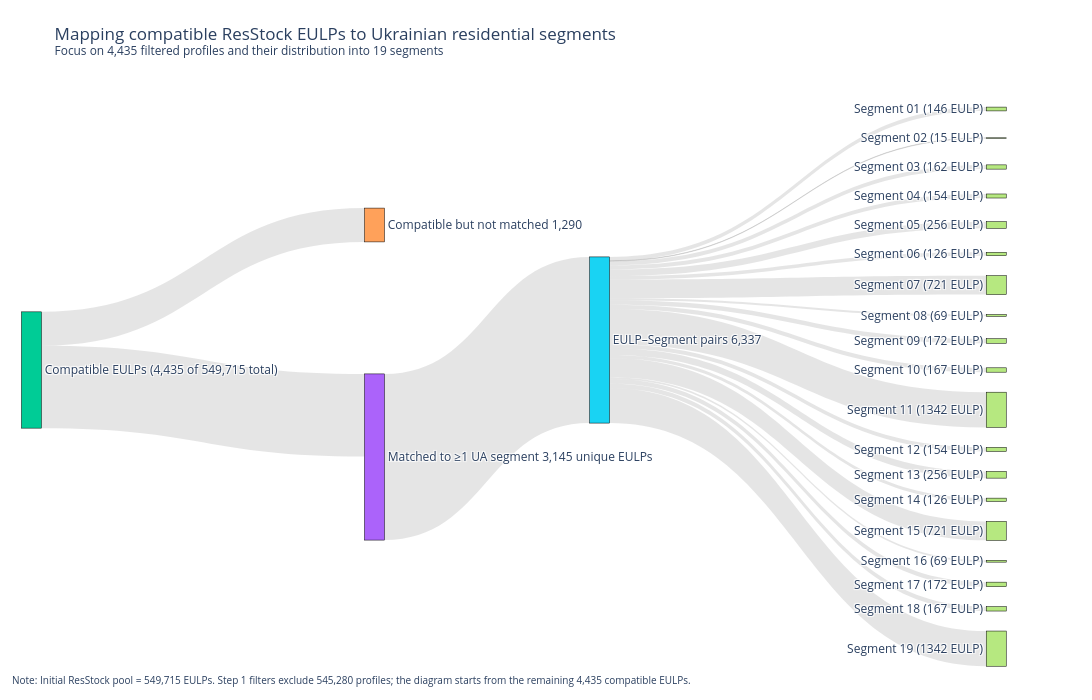

Source (notebook cell):
### Code cell
import plotly.graph_objects as go

# ---------------------------
# 1. Core aggregate numbers
# ---------------------------
ua_compatible    = 4_435
matched_eulp     = 3_145
unmatched_eulp   = ua_compatible - matched_eulp  # 1,290
pairs_total      = 6_337

# -------------------------------------------
# 2. Ukrainian segments: labels + pair counts
# -------------------------------------------

ua_segment_labels = [
    "Segment 01",
    "Segment 02",
    "Segment 03",
    "Segment 04",
    "Segment 05",
    "Segment 06",
    "Segment 07",
    "Segment 08",
    "Segment 09",
    "Segment 10",
    "Segment 11",
    "Segment 12",
    "Segment 13",
    "Segment 14",
    "Segment 15",
    "Segment 16",
    "Segment 17",
    "Segment 18",
    "Segment 19",
]

ua_segment_pair_counts = [
    146, 15, 162, 154, 256,
    126, 721, 69, 172, 167,
    1342, 154, 256, 126, 721,
    69, 172, 167, 1342
]

assert len(ua_segment_labels) == 19
assert len(ua_segment_pair_counts) == 19
assert sum(ua_segment_pair_counts) == pairs_total

# ---------------------------
# 3. Nodes
# ---------------------------

segment_node_labels = [
    f"{lbl}\n({val} EULP)"
    for lbl, val in zip(ua_segment_labels, ua_segment_pair_counts)
]

node_labels = [
    "Сompatible EULPs\n(4,435 of 549,715 total)",   # 0
    "Matched to ≥1 UA segment\n3,145 unique EULPs",  # 1
    "Сompatible but not matched\n1,290",             # 2
    "EULP–Segment pairs\n6,337"                     # 3
] + segment_node_labels                              # 4–22

node_customdata = [
    (
        "Subset of ResStock EULPs that passes Step 1 filters:\n"
        "- ASHRAE climate zone 5A\n"
        "- Non-ducted room AC\n"
        "- Non-vacant dwellings\n"
        "- Non-mobile / non-wood-frame\n"
        "- No ceiling fan usage\n"
        "Count: 4,435 out of 549,715 total."
    ),
    (
        "Unique EULPs that match at least one Ukrainian segment\n"
        "by building type, bedrooms, heating fuel,\n"
        "annual consumption band and appliance indicators.\n"
        "Count: 3,145"
    ),
    (
        "Сompatible EULPs that do not fit any of the\n"
        "19 Ukrainian residential segments.\n"
        "Count: 1,290"
    ),
    (
        "One-to-many expansion:\n"
        "3,145 unique EULPs → 6,337 EULP–Segment pairs.\n"
        "Each pair links one EULP to one UA segment."
    ),
] + [
    f"Ukrainian residential segment: {lbl}\n"
    f"EULP–Segment pairs assigned: {val:,d}"
    for lbl, val in zip(ua_segment_labels, ua_segment_pair_counts)
]

node_colors = [
    "#00CC96",  # compatible
    "#AB63FA",  # matched
    "#FFA15A",  # not matched
    "#19D3F3",  # EULP–Segment pairs
] + ["#B6E880"] * 19

# ---------------------------
# 3a. Node positions (x, y) – stretched horizontally
# ---------------------------
n_segments = len(ua_segment_labels)

# previously: [0.05, 0.30, 0.30, 0.55] + [0.80]*n_segments
node_x = [
    0.02,  # 0 Сompatible – almost at the left edge
    0.34,  # 1 Matched
    0.34,  # 2 Not matched
    0.55,  # 3 EULP–Segment pairs
] + [0.92] * n_segments  # segments closer to the right edge, with space for labels

step = 1.0 / (n_segments + 1)
segment_y = [(i + 1) * step for i in range(n_segments)]

node_y = [
    0.5,   # Сompatible
    0.65,  # Matched
    0.25,  # Not matched
    0.45,  # EULP–Segment pairs
] + segment_y

# ---------------------------
# 4. Links
# ---------------------------

link_sources = []
link_targets = []
link_values  = []
link_customdata = []

# 0 -> 1, 0 -> 2
link_sources += [0, 0]
link_targets += [1, 2]
link_values  += [matched_eulp, unmatched_eulp]
link_customdata += [
    "Сompatible EULPs that match ≥1 Ukrainian segment.",
    "Сompatible EULPs that do not match any Ukrainian segment.",
]

# 1 -> 3
link_sources.append(1)
link_targets.append(3)
link_values.append(pairs_total)
link_customdata.append(
    "One-to-many expansion:\n"
    "3,145 unique EULPs → 6,337 EULP–Segment pairs."
)

# 3 -> segments
for i, (lbl, val) in enumerate(zip(ua_segment_labels, ua_segment_pair_counts)):
    link_sources.append(3)
    link_targets.append(4 + i)
    link_values.append(val)
    link_customdata.append(
        f"EULP–Segment pairs assigned to {lbl}.\n"
        f"Count: {val:,d}"
    )

link_colors = ["rgba(150,150,150,0.25)"] * len(link_values)

# ---------------------------
# 5. Build Sankey diagram
# ---------------------------

fig = go.Figure(
    data=[
        go.Sankey(
            arrangement="snap",
            node=dict(
                pad=20,
                thickness=20,
                line=dict(color="black", width=0.5),
                label=node_labels,
                color=node_colors,
                customdata=node_customdata,
                hovertemplate="%{customdata}<extra></extra>",
                x=node_x,
                y=node_y,
            ),
            link=dict(
                source=link_sources,
                target=link_targets,
                value=link_values,
                color=link_colors,
                customdata=link_customdata,
                hovertemplate="%{customdata}<br>"
                              "Count: %{value:,.0f}<extra></extra>",
            ),
        )
    ]
)

fig.update_layout(
    title_text=(
        "Mapping compatible ResStock EULPs to Ukrainian residential segments<br>"
        "<sup>Focus on 4,435 filtered profiles and their distribution into 19 segments</sup>"
    ),
    font=dict(size=12),
    width=1100,
    height=700,
    margin=dict(l=10, r=10, t=80, b=40),
)

fig.add_annotation(
    x=0.0,
    y=-0.05,
    xref="paper",
    yref="paper",
    showarrow=False,
    align="left",
    text=(
        "Note: Initial ResStock pool = 549,715 EULPs. "
        "Step 1 filters exclude 545,280 profiles; "
        "the diagram starts from the remaining 4,435 сompatible EULPs."
    ),
    font=dict(size=10),
)

fig.show()

### Figure 1 — Plotly figure (JSON) as saved in the notebook; plotly's stock layout.template omitted (floating-point values rounded to 4 significant figures)
{"data": [{"arrangement": "snap", "link": {"color": ["rgba(150,150,150,0.25)", "rgba(150,150,150,0.25)", "rgba(150,150,150,0.25)", "rgba(150,150,150,0.25)", "rgba(150,150,150,0.25)", "rgba(150,150,150,0.25)", "rgba(150,150,150,0.25)", "rgba(150,150,150,0.25)", "rgba(150,150,150,0.25)", "rgba(150,150,150,0.25)", "rgba(150,150,150,0.25)", "rgba(150,150,150,0.25)", "rgba(150,150,150,0.25)", "rgba(150,150,150,0.25)", "rgba(150,150,150,0.25)", "rgba(150,150,150,0.25)", "rgba(150,150,150,0.25)", "rgba(150,150,150,0.25)", "rgba(150,150,150,0.25)", "rgba(150,150,150,0.25)", "rgba(150,150,150,0.25)", "rgba(150,150,150,0.25)"], "customdata": ["Сompatible EULPs that match ≥1 Ukrainian segment.", "Сompatible EULPs that do not match any Ukrainian segment.", "One-to-many expansion:\n3,145 unique EULPs → 6,337 EULP–Segment pairs.", "EULP–Segment pairs assigned to Segment 01.\nCount: 146", "EULP–Segment pairs assigned to Segment 02.\nCount: 15", "EULP–Segment pairs assigned to Segment 03.\nCount: 162", "EULP–Segment pairs assigned to Segment 04.\nCount: 154", "EULP–Segment pairs assigned to Segment 05.\nCount: 256", "EULP–Segment pairs assigned to Segment 06.\nCount: 126", "EULP–Segment pairs assigned to Segment 07.\nCount: 721", "EULP–Segment pairs assigned to Segment 08.\nCount: 69", "EULP–Segment pairs assigned to Segment 09.\nCount: 172", "EULP–Segment pairs assigned to Segment 10.\nCount: 167", "EULP–Segment pairs assigned to Segment 11.\nCount: 1,342", "EULP–Segment pairs assigned to Segment 12.\nCount: 154", "EULP–Segment pairs assigned to Segment 13.\nCount: 256", "EULP–Segment pairs assigned to Segment 14.\nCount: 126", "EULP–Segment pairs assigned to Segment 15.\nCount: 721", "EULP–Segment pairs assigned to Segment 16.\nCount: 69", "EULP–Segment pairs assigned to Segment 17.\nCount: 172", "EULP–Segment pairs assigned to Segment 18.\nCount: 167", "EULP–Segment pairs assigned to Segment 19.\nCount: 1,342"], "hovertemplate": "%{customdata}<br>Count: %{value:,.0f}<extra></extra>", "source": [0, 0, 1, 3, 3, 3, 3, 3, 3, 3, 3, 3, 3, 3, 3, 3, 3, 3, 3, 3, 3, 3], "target": [1, 2, 3, 4, 5, 6, 7, 8, 9, 10, 11, 12, 13, 14, 15, 16, 17, 18, 19, 20, 21, 22], "value": [3145, 1290, 6337, 146, 15, 162, 154, 256, 126, 721, 69, 172, 167, 1342, 154, 256, 126, 721, 69, 172, 167, 1342]}, "node": {"color": ["#00CC96", "#AB63FA", "#FFA15A", "#19D3F3", "#B6E880", "#B6E880", "#B6E880", "#B6E880", "#B6E880", "#B6E880", "#B6E880", "#B6E880", "#B6E880", "#B6E880", "#B6E880", "#B6E880", "#B6E880", "#B6E880", "#B6E880", "#B6E880", "#B6E880", "#B6E880", "#B6E880"], "customdata": ["Subset of ResStock EULPs that passes Step 1 filters:\n- ASHRAE climate zone 5A\n- Non-ducted room AC\n- Non-vacant dwellings\n- Non-mobile / non-wood-frame\n- No ceiling fan usage\nCount: 4,435 out of 549,715 total.", "Unique EULPs that match at least one Ukrainian segment\nby building type, bedrooms, heating fuel,\nannual consumption band and appliance indicators.\nCount: 3,145", "Сompatible EULPs that do not fit any of the\n19 Ukrainian residential segments.\nCount: 1,290", "One-to-many expansion:\n3,145 unique EULPs → 6,337 EULP–Segment pairs.\nEach pair links one EULP to one UA segment.", "Ukrainian residential segment: Segment 01\nEULP–Segment pairs assigned: 146", "Ukrainian residential segment: Segment 02\nEULP–Segment pairs assigned: 15", "Ukrainian residential segment: Segment 03\nEULP–Segment pairs assigned: 162", "Ukrainian residential segment: Segment 04\nEULP–Segment pairs assigned: 154", "Ukrainian residential segment: Segment 05\nEULP–Segment pairs assigned: 256", "Ukrainian residential segment: Segment 06\nEULP–Segment pairs assigned: 126", "Ukrainian residential segment: Segment 07\nEULP–Segment pairs assigned: 721", "Ukrainian residential segment: Segment 08\nEULP–Segment pairs assigned: 69", "Ukrainian residential segment: Segment 09\nEULP–Segment pairs assigned: 172", "Ukrainian residential segment: Segment 10\nEULP–Segment pairs assigned: 167", "Ukrainian residential segment: Segment 11\nEULP–Segment pairs assigned: 1,342", "Ukrainian residential segment: Segment 12\nEULP–Segment pairs assigned: 154", "Ukrainian residential segment: Segment 13\nEULP–Segment pairs assigned: 256", "Ukrainian residential segment: Segment 14\nEULP–Segment pairs assigned: 126", "Ukrainian residential segment: Segment 15\nEULP–Segment pairs assigned: 721", "Ukrainian residential segment: Segment 16\nEULP–Segment pairs assigned: 69", "Ukrainian residential segment: Segment 17\nEULP–Segment pairs assigned: 172", "Ukrainian residential segment: Segment 18\nEULP–Segment pairs assigned: 167", "Ukrainian residential segment: Segment 19\nEULP–Segment pairs assigned: 1,342"], "hovertemplate": "%{customdata}<extra></extra>", "label": ["Сompatible EULPs\n(4,435 of 549,715 total)", "Matched to ≥1 UA segment\n3,145 unique EULPs", "Сompatible but not matched\n1,290", "EULP–Segment pairs\n6,337", "Segment 01\n(146 EULP)", "Segment 02\n(15 EULP)", "Segment 03\n(162 EULP)", "Segment 04\n(154 EULP)", "Segment 05\n(256 EULP)", "Segment 06\n(126 EULP)", "Segment 07\n(721 EULP)", "Segment 08\n(69 EULP)", "Segment 09\n(172 EULP)", "Segment 10\n(167 EULP)", "Segment 11\n(1342 EULP)", "Segment 12\n(154 EULP)", "Segment 13\n(256 EULP)", "Segment 14\n(126 EULP)", "Segment 15\n(721 EULP)", "Segment 16\n(69 EULP)", "Segment 17\n(172 EULP)", "Segment 18\n(167 EULP)", "Segment 19\n(1342 EULP)"], "line": {"color": "black", "width": 0.5}, "pad": 20, "thickness": 20, "x": [0.02, 0.34, 0.34, 0.55, 0.92, 0.92, 0.92, 0.92, 0.92, 0.92, 0.92, 0.92, 0.92, 0.92, 0.92, 0.92, 0.92, 0.92, 0.92, 0.92, 0.92, 0.92, 0.92], "y": [0.5, 0.65, 0.25, 0.4483, 0.05, 0.1, 0.15, 0.2, 0.25, 0.3, 0.3536, 0.406, 0.45, 0.5, 0.5686, 0.6369, 0.6806, 0.7238, 0.7774, 0.8297, 0.8697, 0.9118, 0.9804]}, "type": "sankey"}], "layout": {"annotations": [{"align": "left", "font": {"size": 10}, "showarrow": false, "text": "Note: Initial ResStock pool = 549,715 EULPs. Step 1 filters exclude 545,280 profiles; the diagram starts from the remaining 4,435 сompatible EULPs.", "x": 0, "xref": "paper", "y": -0.05, "yref": "paper"}], "font": {"size": 12}, "height": 700, "margin": {"b": 40, "l": 10, "r": 10, "t": 80}, "title": {"text": "Mapping compatible ResStock EULPs to Ukrainian residential segments<br><sup>Focus on 4,435 filtered profiles and their distribution into 19 segments</sup>"}, "width": 1100}}
